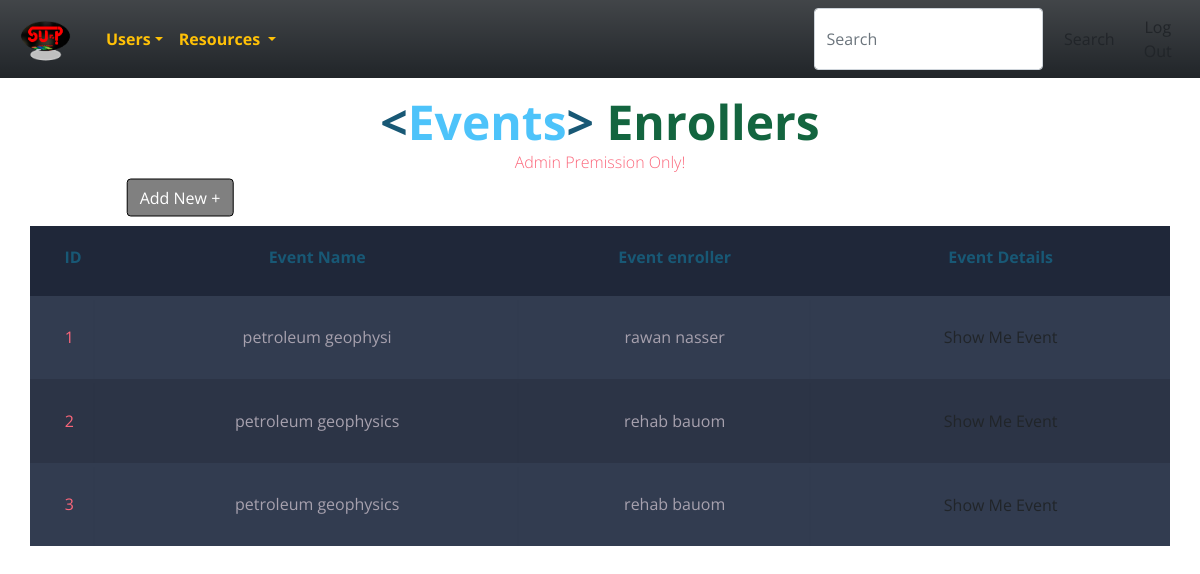
Screenshot of /admin/resources/eventsReservations/index.php (signed in) with the database file from the repository.
### tables this page shows
CREATE TABLE `e_reservation` (
  `id` int(11) NOT NULL,
  `event_id` int(11) NOT NULL,
  `enroller` int(11) DEFAULT NULL
);

CREATE TABLE `events` (
  `id` int(11) NOT NULL,
  `event_name` char(60) NOT NULL,
  `event_describtion` varchar(200) NOT NULL,
  `eventDate` timestamp NOT NULL DEFAULT current_timestamp() ON UPDATE current_timestamp(),
  `event_logo` varchar(110) NOT NULL,
  `event_submiter` int(11) DEFAULT NULL
);

CREATE TABLE `users` (
  `id` int(11) NOT NULL,
  `name` char(50) NOT NULL,
  `email` char(80) NOT NULL,
  `password` char(50) NOT NULL,
  `phone` int(11) NOT NULL,
  `gender` char(40) NOT NULL,
  `user_type` int(11) DEFAULT NULL
);

### admin/resources/eventsReservations/index.php (the view, shortened to what this page needs)
<?php
require '../../../dbConnection.php';
require "../headeradmin.php";
$sql1 = "select e_reservation.* ,events.id as eventID, events.event_name as eventName ,users.name as eventenroller from e_reservation join events on e_reservation.event_id = events.id join users on users.id = e_reservation.enroller order by e_reservation.id ASC";
$op = mysqli_query($con, $sql1);
?>
<!DOCTYPE html>
<html lang="en">
<head>
    <link rel="stylesheet" href="../../../css/display.css">
</head>
<body>
    <h1 class="head"><span class="blue">&lt;</span>Events<span class="blue">&gt;</span> <span class="yellow">Enrollers</pan>
    </h1>
    <h2>Admin Premission Only! <br><br>
    </h2>
    <a href="create.php" title="Avaliable only for Company Users to add Events to checked" class="btn btn-secondary add" style="color: #fff ;
    background-color: gray;
    border-color: black;">Add New +</a>
    <table class="container">
        <thead>
            <tr>
                <th>
                    <h1>ID</h1>
                </th>
                <th>
                    <h1>Event Name</h1>
                </th>
                <th>
                    <h1>Event enroller</h1>
                </th>
                <th>
                    <h1>Event Details</h1>
                </th>
            </tr>
        </thead>
        <tbody>
            <?php while ($data = mysqli_fetch_assoc($op)) { ?>
                <tr>
                    <td><?php echo $data['id']; ?></td>
                    <td><?php echo $data['eventName']; ?></td>
                    <td><?php echo $data['eventenroller']; ?></td>
                    <td> <a href="eventDeatails.php?id=<?php echo $data['eventID']; ?>" class="btn btn-primary ">Show Me Event</a>
                    </td>
                </tr>
            <?php } ?>
        </tbody>
    </table>
</body>
</html>

### css/display.css (style rules this page uses)
body { font-family: 'Open Sans', sans-serif; font-weight: 300; line-height: 1.42em; color: #A7A1AE; background: url(http://cdn.magdeleine.co/wp-content/uploads/2014/05/3jPYgeVCTWCMqjtb7Dqi_IMG_8251-1400x933.jpg); background-size: cover; background-repeat: no-repeat; perspective: 300px; }
h1 { font-size: 3em; font-weight: 300; line-height: 1em; text-align: center; color: #4DC3FA; font-weight: bold; }
h2 { font-size: 1em; font-weight: 300; text-align: center; display: block; line-height: 1em; padding-bottom: 2em; color: #FB667A; }
.blue { color: #185875; }
.yellow { color: #13653f; }
.container th h1 { font-weight: bold; font-size: 1em; text-align: left; color: #185875; }
.container td { font-weight: normal; font-size: 1em; -webkit-box-shadow: 0 2px 2px -2px #0E1119; -moz-box-shadow: 0 2px 2px -2px #0E1119; box-shadow: 0 2px 2px -2px #0E1119; }
.container { text-align: left; overflow: hidden; width: 80%; margin: 0 auto; display: table; padding: 0 0 8em 0; }
.container td, .container th { padding-bottom: 2%; padding-top: 2%; padding-left: 2%; }
.container tr:nth-child(odd) { background-color: #323C50; }
.container tr:nth-child(even) { background-color: #2C3446; }
.container th { background-color: #1F2739; }
.container td:first-child { color: #FB667A; padding-left: 15px; }
.btn { display: inline-block; font-weight: 400; line-height: 1.5; color: #212529; text-align: center; text-decoration: none; vertical-align: middle; cursor: pointer; -webkit-user-select: none; -moz-user-select: none; user-select: none; background-color: transparent; border: 1px solid transparent; padding: 0.375rem 0.75rem; font-size: 1rem; border-radius: 0.25rem; transition: color 0.15s ease-in-out, background-color 0.15s ease-in-out, border-color 0.15s ease-in-out, box-shadow 0.15s ease-in-out; }

### admin/resources/eventsReservations/index.php (style rules this page uses)
.head { margin-top: 20px; }
.add { text-align: center; position: absolute; left: 15%; transform: translateX(-50%) translateY(-125%); }
table { width: 100% !important; }
th h1 { text-align: center !important; }
td { text-align: center !important; }

### rows the page displays
e_reservation: id "1", event.event_name "petroleum geophysi", enroller.name "rawan nasser"
e_reservation: id "2", event.event_name "petroleum geophysics", enroller.name "rehab bauom"
e_reservation: id "3", event.event_name "petroleum geophysics", enroller.name "rehab bauom"
